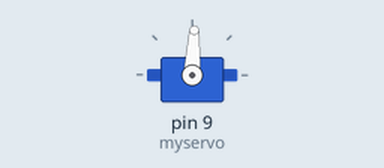
Bench run of a sketch on a simulated Arduino Uno, built with avr-gcc and run on an emulated ATmega328P. Shown: servo.

Above: at 0.05 s.
At 1.2 s:
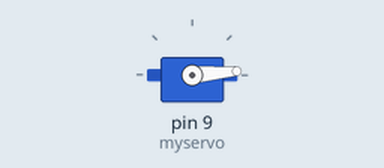
At 2.35 s:
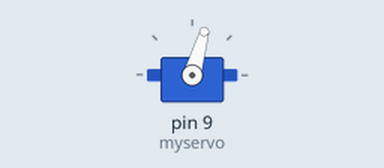
At 4.95 s:
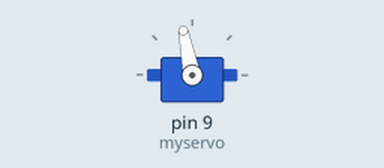
Timing chart, 0 to 6.6 s (numbered marks = the images above):
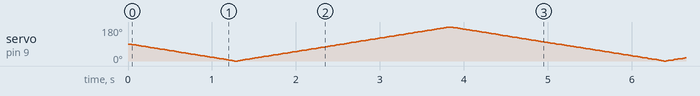

The sketch:

servo.ino
```cpp
#include <Servo.h>

Servo myservo;  // create servo object to control a servo
int pos = 0;    // variable to store the servo position

void setup() {
  myservo.attach(9);  // attaches the servo on pin 9 to the servo object
}

void loop() {
  for (pos = 90; pos >= 0; pos -= 1) { // goes from 90 degrees (center or 1500 us) to 0 degrees (left or 1000 us)
    myservo.write(pos);              // tell servo to go to position in variable 'pos'
    delay(14);                       // waits 14ms for the servo to reach the position
  }

  for (pos = 0; pos <= 180; pos += 1) { // goes from 0 degrees to 180 degrees (1000 us to 2000 us)
    myservo.write(pos);              // tell servo to go to position in variable 'pos'
    delay(14);                       // waits 14ms for the servo to reach the position
  }

  for (pos = 180; pos >= 90; pos -= 1) { // goes from 180 degrees to 90 degrees (2000 us to 1500 us)
    myservo.write(pos);              // tell servo to go to position in variable 'pos'
    delay(14);                       // waits 14ms for the servo to reach the position
  }
}
```
